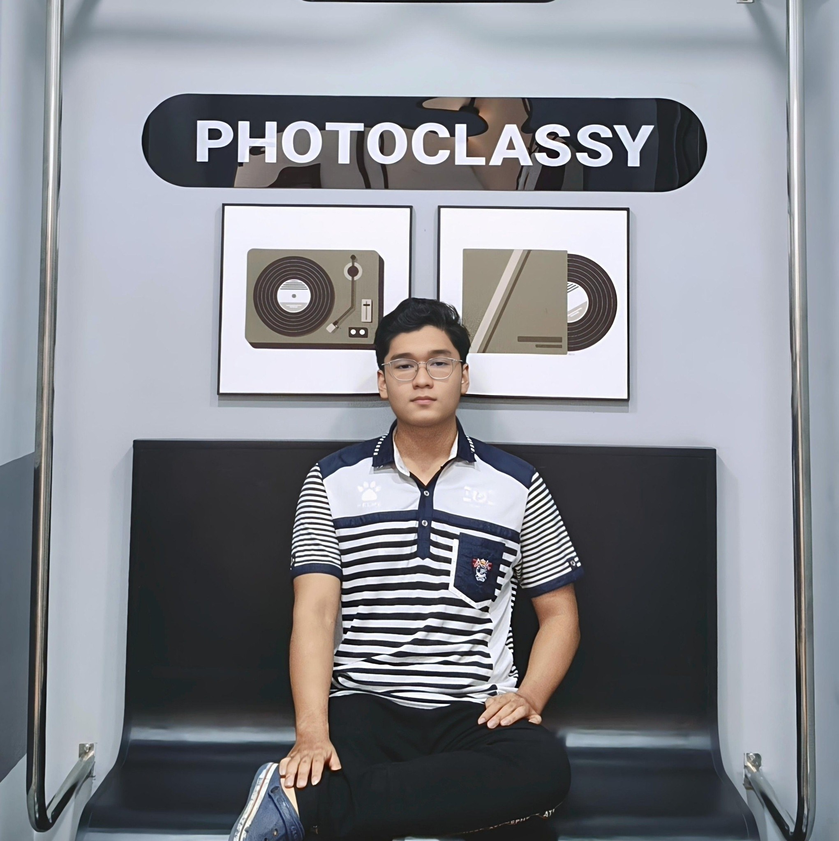
#> input picture day 29 7-3-2026/cho_quang.png, 839 x 841 px, shrunk from 2041 x 2048 before the run
$ python 1.py
#> lines starting #> are read from the running program, lines starting #| are printed output that depends on the picture; after the words box and inside, x2 and y2 are one past the last pixel; in counts of white or black regions, pixels touching at a corner belong together
import cv2
import matplotlib.pyplot as plt

# Load bộ lọc đã được huấn luyện sẵn của OpenCV [cite: 96, 200]
face_cascade = cv2.CascadeClassifier(cv2.data.haarcascades + 'haarcascade_frontalface_default.xml')

# Đọc ảnh
img = cv2.imread('../cho_quang.png')
#> img is the input picture: shape (841, 839, 3); mean B, G, R 142.5, 136.1, 133.8
gray = cv2.cvtColor(img, cv2.COLOR_BGR2GRAY) # Haar hoạt động trên ảnh xám [cite: 49, 362]
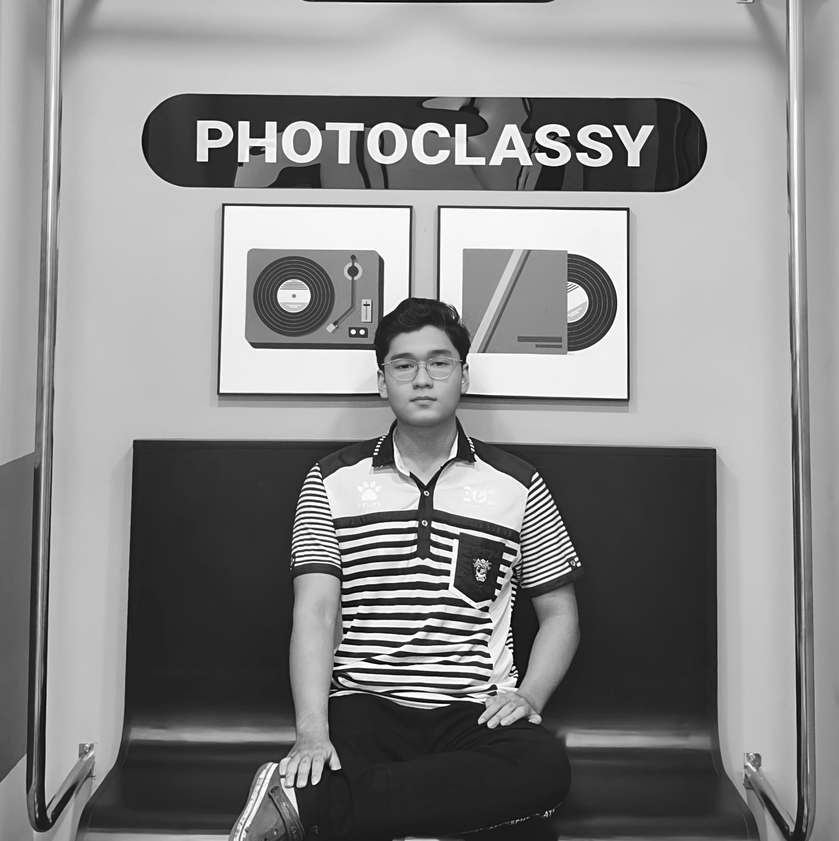
#> gray: shape (841, 839); min 0, max 255, mean 136.1

# detectMultiScale: scaleFactor=1.3 (giảm kích thước ảnh 30% mỗi lần quét), minNeighbors=5 [cite: 53, 304]
faces = face_cascade.detectMultiScale(gray, 1.3, 5)
#> faces = [[376, 326, 94, 94]]

print(f"Tìm thấy {len(faces)} khuôn mặt!")
#| Tìm thấy 1 khuôn mặt!

for (x, y, w, h) in faces:
    cv2.rectangle(img, (x, y), (x+w, y+h), (0, 255, 0), 4)
#> this loop made 1 pass
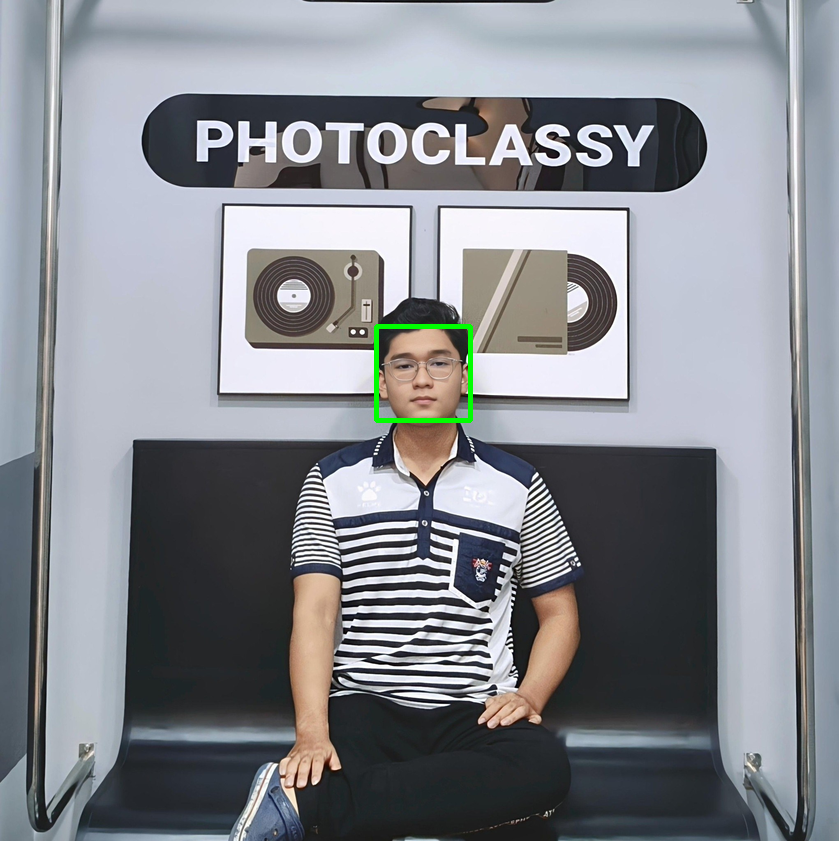
#> img: shape (841, 839, 3); 0.26% of pixels changed, all inside (x1, y1, x2, y2) = (374, 324, 473, 423)

# Chuyển BGR sang RGB để hiển thị đúng màu trên Jupyter
img_rgb = cv2.cvtColor(img, cv2.COLOR_BGR2RGB)
plt.imshow(img_rgb)
plt.axis('off')
plt.show()
